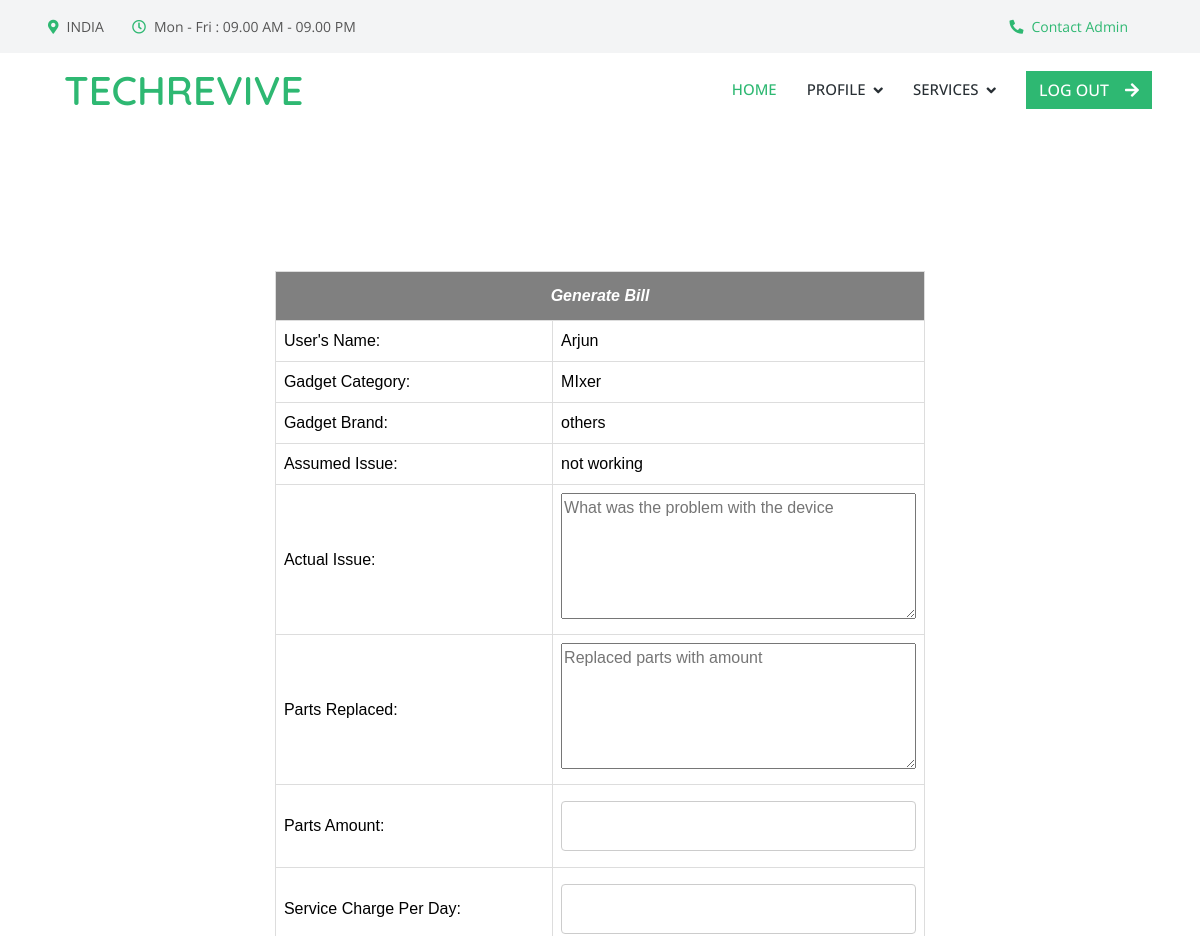
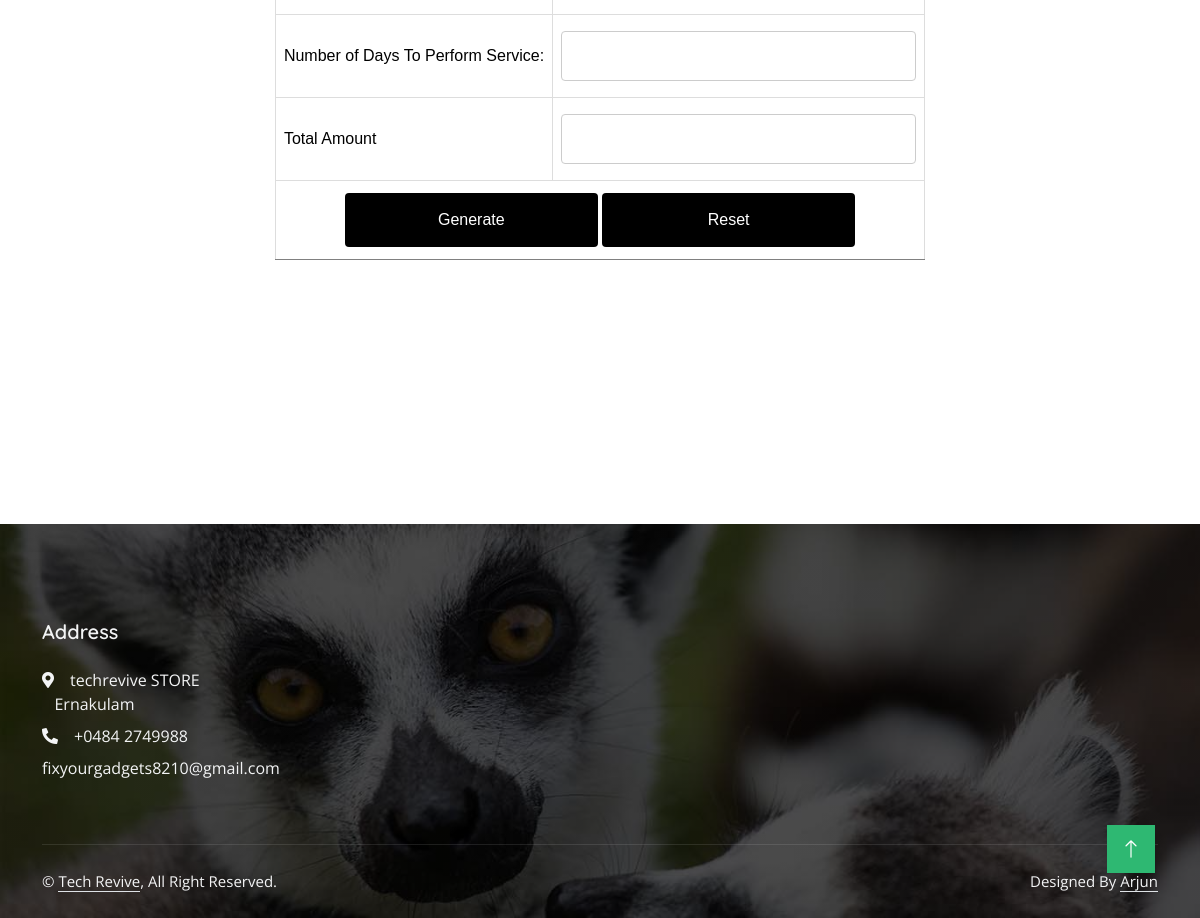
The app's page /Technician/servbill/22 (signed in) with its own data (2 pictures, top to bottom).
### Admin/models.py (models this page shows, shortened)
class Assignservicebook(models.Model):
    asb_status=models.IntegerField(default=0)
    technician=models.ForeignKey(Technician,on_delete=models.SET_NULL,null=True)
    servicebooking=models.ForeignKey('User.Servicebook',on_delete=models.SET_NULL,null=True)

class Category(models.Model):
    category_name=models.CharField(max_length=50)

class Brand(models.Model):
    brand_name=models.CharField(max_length=50)

### User/models.py (models this page shows)
class Servicebook(models.Model):
    Servicebook_details=models.CharField(max_length=100)
    Servicebook_address=models.CharField(max_length=100)
    Servicebook_date=models.DateField(auto_now_add=True)
    Servicebook_status=models.IntegerField(default=0)
    payment_status=models.IntegerField(default=0)
    category=models.ForeignKey('Admin.Category',on_delete=models.SET_NULL,null=True)
    brand=models.ForeignKey('Admin.Brand',on_delete=models.SET_NULL,null=True)
    user=models.ForeignKey(User,on_delete=models.SET_NULL,null=True)

### Guest/models.py (models this page shows)
class User(models.Model):
    user_name=models.CharField(max_length=50)
    user_gender=models.CharField(max_length=50)
    user_contact=models.CharField(max_length=50)
    user_email=models.CharField(max_length=50)
    user_photo=models.FileField(upload_to='UserDocs/')
    user_proof=models.FileField(upload_to='UserDocs/')
    user_password=models.CharField(max_length=50)
    user_address=models.CharField(max_length=100)
    place=models.ForeignKey('Admin.Place',on_delete=models.CASCADE)

### Technician/views.py (the view)
# urls.py: path('servbill/<int:bid>', views.ServiceBill,name="servbill"),
def ServiceBill(request,bid):
     if 'tid' in request.session:
        serv=Assignservicebook.objects.get(id=bid)
        if request.method=="POST":
            Servicebill.objects.create(servicebill_amount=request.POST.get('txt_amount'),servicebill_noofdays=request.POST.get('txt_days'),servicebill_partamount=request.POST.get('txt_parts'),servicebill_additionaldetails=request.POST.get('txt_replaced'),servicebill_details=request.POST.get('txt_issue'),assignedservicebooking=serv)
            serv.asb_status=3
            serv.save()
            bokid=serv.servicebooking_id
            sbok=Servicebook.objects.get(id=bokid)
            sbok.Servicebook_status=4
            sbok.save()
            return redirect('technician:viewconfimedservice')
        else:
         return render(request,"Technician/GenerateBill.html",{'data':serv})
     else:
        return redirect('guest:Home')

### Technician/Templates/Technician/GenerateBill.html (shortened to what this page needs)
{% extends 'Technician/Head.html' %}
{% load static %}
{% block content %}
<!DOCTYPE html>
<html lang="en">
<head>
</head>
<body>
    <div id="tab">
        <br>
        <br>
        <br>
        <br>
        <br>
        <br>
    <form method="post">
    <table border="1" align="center" cellpadding="10" style="border-collapse: collapse;">
        <tr>
            <th colspan="8"><center><i>Generate Bill</i></center></th>
            </tr>
        <tr>
        <tr>
            <td>User's Name:</td>
            <td>{{data.servicebooking.user.user_name}}</td>
        </tr>
        <tr>
            <td>Gadget Category:</td>
            <td>{{data.servicebooking.category.category_name}}</td>
        </tr>
        <tr>
            <td>Gadget Brand:</td>
            <td>{{data.servicebooking.brand.brand_name}}</td>
        </tr>
        <tr>
            <td>Assumed Issue:</td>
            <td>{{data.servicebooking.Servicebook_details}}</td>
        </tr>
        <tr>
            <td>Actual Issue:</td>
            <td><textarea name="txt_issue" placeholder="What was the problem with the device" rows="5" cols="36"></textarea></td>
        </tr>
        <tr>
            <td>Parts Replaced:</td>
            <td><textarea name="txt_replaced" placeholder="Replaced parts with amount" rows="5" cols="36"></textarea></td>
        </tr>
        <tr>
            <td>Parts Amount:</td>
            <td><input type="text" name="txt_parts" id="txt_parts"></td>
        </tr>
        <tr>
            <td>Service Charge Per Day:</td>
            <td><input type="text" name="txt_charge" id="txt_charge"></td>
        </tr>
        <tr>
            <td>Number of Days To Perform Service:</td>
            <td><input type="text" name="txt_days" id="txt_days" onkeyup="getAmount()"></td>
        </tr>
        <tr>
            <td>Total Amount</td>
            <td><input type="text" name="txt_amount" id="txt_total"></td>
        </tr>
        <tr>
            <td colspan="2" align="center"><input type="submit" name="btn_submit" value="Generate"> <input type="reset" name="btn_reset" value="Reset"></td>
    </table>
<br>
<br>
<br>
<br>
<br>
<br>
<br>
<br>
<br>
</form>
    </div>
</body>
</html>
{% endblock content %}

### Guest/static/Technician/css/style.css (style rules this page uses)
:root { --primary: #2EB872; --light: #F3F4F5; --dark: #282F34; }

### Guest/static/form.css (style rules this page uses)
#tab { font-family: "Trebuchet MS", Arial, Helvetica, sans-serif; border-collapse: collapse; width: 100%; }
#tab td, #tab th { border: 1px solid #ddd; padding: 8px; color: black; }
#tab th { padding-top: 12px; padding-bottom: 12px; text-align: left; background-color: gray; color: white; }
input[type=text],[type=password],[type=email],[type=date], select { width: 100%; padding: 12px 20px; margin: 8px 0; display: inline-block; border: 1px solid #ccc; border-radius: 4px; box-sizing: border-box; }
input[type=submit] { width: 40%; background-color: black; color: white; padding: 15px; margin: 4px 0; border: none; border-radius: 4px; cursor: pointer; }
input[type=reset] { width: 40%; background-color: black; color: white; padding: 15px; margin: 4px 0; border: none; border-radius: 4px; cursor: pointer; }

### records on screen
Assignservicebook: servicebooking.user.user_name "Arjun", servicebooking.category.category_name "MIxer", servicebooking.brand.brand_name "others", servicebooking.Servicebook_details "not working"
